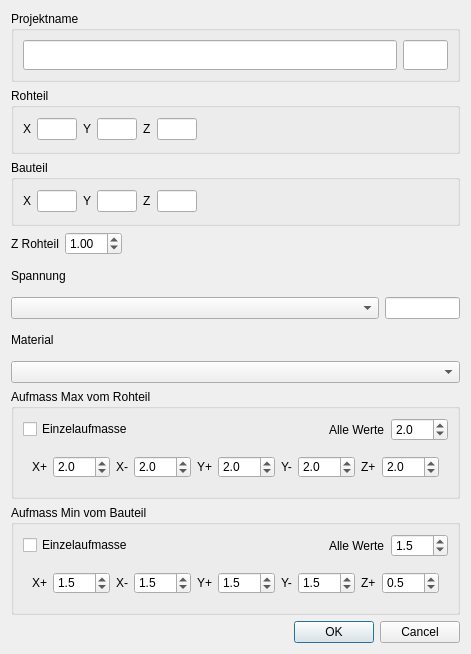
<?xml version="1.0" encoding="UTF-8"?>
<ui version="4.0">
 <class>DialogStart</class>
 <widget class="QDialog" name="DialogStart">
  <property name="geometry">
   <rect>
    <x>0</x>
    <y>0</y>
    <width>453</width>
    <height>654</height>
   </rect>
  </property>
  <property name="windowTitle">
   <string>Start</string>
  </property>
  <layout class="QVBoxLayout" name="verticalLayout_5">
   <item>
    <widget class="QGroupBox" name="groupBox">
     <property name="title">
      <string>Projektname</string>
     </property>
     <layout class="QHBoxLayout" name="horizontalLayout_2">
      <item>
       <widget class="QLineEdit" name="lineEdit_ProjectName">
        <property name="minimumSize">
         <size>
          <width>0</width>
          <height>30</height>
         </size>
        </property>
        <property name="maximumSize">
         <size>
          <width>16777215</width>
          <height>30</height>
         </size>
        </property>
       </widget>
      </item>
      <item>
       <widget class="QLineEdit" name="lineEdit_ProjectStatus">
        <property name="minimumSize">
         <size>
          <width>0</width>
          <height>30</height>
         </size>
        </property>
        <property name="maximumSize">
         <size>
          <width>45</width>
          <height>30</height>
         </size>
        </property>
       </widget>
      </item>
     </layout>
    </widget>
   </item>
   <item>
    <widget class="QGroupBox" name="groupBox_Rohteil">
     <property name="title">
      <string>Rohteil</string>
     </property>
     <layout class="QVBoxLayout" name="verticalLayout">
      <item>
       <layout class="QHBoxLayout" name="horizontalLayout_3">
        <item>
         <widget class="QLabel" name="label_X">
          <property name="text">
           <string>X</string>
          </property>
         </widget>
        </item>
        <item>
         <widget class="QLineEdit" name="lineEdit_RTx">
          <property name="maximumSize">
           <size>
            <width>40</width>
            <height>16777215</height>
           </size>
          </property>
          <property name="text">
           <string/>
          </property>
         </widget>
        </item>
        <item>
         <widget class="QLabel" name="label_Y">
          <property name="text">
           <string>Y</string>
          </property>
         </widget>
        </item>
        <item>
         <widget class="QLineEdit" name="lineEdit_RTy">
          <property name="maximumSize">
           <size>
            <width>40</width>
            <height>16777215</height>
           </size>
          </property>
          <property name="text">
           <string/>
          </property>
         </widget>
        </item>
        <item>
         <widget class="QLabel" name="label_Z">
          <property name="text">
           <string>Z</string>
          </property>
         </widget>
        </item>
        <item>
         <widget class="QLineEdit" name="lineEdit_RTz">
          <property name="maximumSize">
           <size>
            <width>40</width>
            <height>16777215</height>
           </size>
          </property>
          <property name="text">
           <string/>
          </property>
         </widget>
        </item>
        <item>
         <spacer name="horizontalSpacer">
          <property name="orientation">
           <enum>Qt::Horizontal</enum>
          </property>
          <property name="sizeHint" stdset="0">
           <size>
            <width>40</width>
            <height>20</height>
           </size>
          </property>
         </spacer>
        </item>
       </layout>
      </item>
     </layout>
    </widget>
   </item>
   <item>
    <widget class="QGroupBox" name="groupBox_Bauteil">
     <property name="title">
      <string>Bauteil</string>
     </property>
     <layout class="QVBoxLayout" name="verticalLayout_2">
      <item>
       <layout class="QHBoxLayout" name="horizontalLayout_6">
        <item>
         <widget class="QLabel" name="label_X_2">
          <property name="text">
           <string>X</string>
          </property>
         </widget>
        </item>
        <item>
         <widget class="QLineEdit" name="lineEdit_BTx">
          <property name="maximumSize">
           <size>
            <width>40</width>
            <height>16777215</height>
           </size>
          </property>
          <property name="text">
           <string/>
          </property>
         </widget>
        </item>
        <item>
         <widget class="QLabel" name="label_Y_2">
          <property name="text">
           <string>Y</string>
          </property>
         </widget>
        </item>
        <item>
         <widget class="QLineEdit" name="lineEdit_BTy">
          <property name="maximumSize">
           <size>
            <width>40</width>
            <height>16777215</height>
           </size>
          </property>
          <property name="text">
           <string/>
          </property>
         </widget>
        </item>
        <item>
         <widget class="QLabel" name="label_Z_2">
          <property name="text">
           <string>Z</string>
          </property>
         </widget>
        </item>
        <item>
         <widget class="QLineEdit" name="lineEdit_BTz">
          <property name="maximumSize">
           <size>
            <width>40</width>
            <height>16777215</height>
           </size>
          </property>
          <property name="text">
           <string/>
          </property>
         </widget>
        </item>
        <item>
         <spacer name="horizontalSpacer_3">
          <property name="orientation">
           <enum>Qt::Horizontal</enum>
          </property>
          <property name="sizeHint" stdset="0">
           <size>
            <width>40</width>
            <height>20</height>
           </size>
          </property>
         </spacer>
        </item>
       </layout>
      </item>
     </layout>
    </widget>
   </item>
   <item>
    <layout class="QHBoxLayout" name="horizontalLayout_4">
     <item>
      <widget class="QLabel" name="label_ZRohTeil">
       <property name="text">
        <string>Z Rohteil</string>
       </property>
      </widget>
     </item>
     <item>
      <widget class="QDoubleSpinBox" name="doubleSpinBox_ZRohTeil">
       <property name="sizePolicy">
        <sizepolicy hsizetype="Fixed" vsizetype="Fixed">
         <horstretch>0</horstretch>
         <verstretch>0</verstretch>
        </sizepolicy>
       </property>
       <property name="singleStep">
        <double>0.500000000000000</double>
       </property>
       <property name="value">
        <double>1.000000000000000</double>
       </property>
      </widget>
     </item>
     <item>
      <spacer name="horizontalSpacer_2">
       <property name="orientation">
        <enum>Qt::Horizontal</enum>
       </property>
       <property name="sizeHint" stdset="0">
        <size>
         <width>40</width>
         <height>20</height>
        </size>
       </property>
      </spacer>
     </item>
    </layout>
   </item>
   <item>
    <widget class="QLabel" name="label_Spannung">
     <property name="maximumSize">
      <size>
       <width>16777215</width>
       <height>30</height>
      </size>
     </property>
     <property name="text">
      <string>Spannung</string>
     </property>
    </widget>
   </item>
   <item>
    <layout class="QHBoxLayout" name="horizontalLayout_5">
     <item>
      <widget class="QComboBox" name="comboBox_Clamping"/>
     </item>
     <item>
      <widget class="QLineEdit" name="lineEdit_NP">
       <property name="maximumSize">
        <size>
         <width>75</width>
         <height>16777215</height>
        </size>
       </property>
      </widget>
     </item>
    </layout>
   </item>
   <item>
    <widget class="QLabel" name="label_Material">
     <property name="maximumSize">
      <size>
       <width>16777215</width>
       <height>30</height>
      </size>
     </property>
     <property name="text">
      <string>Material</string>
     </property>
    </widget>
   </item>
   <item>
    <widget class="QComboBox" name="comboBox_Material"/>
   </item>
   <item>
    <widget class="QGroupBox" name="groupBox_AufmassMaxRT">
     <property name="title">
      <string>Aufmass Max vom Rohteil</string>
     </property>
     <property name="flat">
      <bool>true</bool>
     </property>
     <layout class="QVBoxLayout" name="verticalLayout_3">
      <item>
       <layout class="QHBoxLayout" name="horizontalLayout">
        <item>
         <widget class="QCheckBox" name="checkBox_RT_EinzelAufmass">
          <property name="text">
           <string>Einzelaufmasse</string>
          </property>
         </widget>
        </item>
        <item>
         <spacer name="horizontalSpacer_4">
          <property name="orientation">
           <enum>Qt::Horizontal</enum>
          </property>
          <property name="sizeHint" stdset="0">
           <size>
            <width>40</width>
            <height>20</height>
           </size>
          </property>
         </spacer>
        </item>
        <item>
         <widget class="QLabel" name="label_RT_All">
          <property name="text">
           <string>Alle Werte</string>
          </property>
         </widget>
        </item>
        <item>
         <widget class="QDoubleSpinBox" name="doubleSpinBox_RT_All">
          <property name="decimals">
           <number>1</number>
          </property>
          <property name="singleStep">
           <double>0.500000000000000</double>
          </property>
          <property name="value">
           <double>2.000000000000000</double>
          </property>
         </widget>
        </item>
       </layout>
      </item>
      <item>
       <widget class="QWidget" name="widget_RT_AufmassEinzel" native="true">
        <property name="maximumSize">
         <size>
          <width>16777215</width>
          <height>40</height>
         </size>
        </property>
        <layout class="QHBoxLayout" name="horizontalLayout_7">
         <item>
          <widget class="QLabel" name="label_RT_Xplus">
           <property name="text">
            <string>X+</string>
           </property>
          </widget>
         </item>
         <item>
          <widget class="QDoubleSpinBox" name="doubleSpinBox_Xplus_Max">
           <property name="decimals">
            <number>1</number>
           </property>
           <property name="singleStep">
            <double>0.500000000000000</double>
           </property>
           <property name="value">
            <double>2.000000000000000</double>
           </property>
          </widget>
         </item>
         <item>
          <widget class="QLabel" name="label_RT_Xminus">
           <property name="text">
            <string>X-</string>
           </property>
          </widget>
         </item>
         <item>
          <widget class="QDoubleSpinBox" name="doubleSpinBox_Xminus_Max">
           <property name="decimals">
            <number>1</number>
           </property>
           <property name="singleStep">
            <double>0.500000000000000</double>
           </property>
           <property name="value">
            <double>2.000000000000000</double>
           </property>
          </widget>
         </item>
         <item>
          <widget class="QLabel" name="label_RT_Yplus">
           <property name="text">
            <string>Y+</string>
           </property>
          </widget>
         </item>
         <item>
          <widget class="QDoubleSpinBox" name="doubleSpinBox_Yplus_Max">
           <property name="decimals">
            <number>1</number>
           </property>
           <property name="singleStep">
            <double>0.500000000000000</double>
           </property>
           <property name="value">
            <double>2.000000000000000</double>
           </property>
          </widget>
         </item>
         <item>
          <widget class="QLabel" name="label_RT_Yminus">
           <property name="text">
            <string>Y-</string>
           </property>
          </widget>
         </item>
         <item>
          <widget class="QDoubleSpinBox" name="doubleSpinBox_Yminus_Max">
           <property name="decimals">
            <number>1</number>
           </property>
           <property name="singleStep">
            <double>0.500000000000000</double>
           </property>
           <property name="value">
            <double>2.000000000000000</double>
           </property>
          </widget>
         </item>
         <item>
          <widget class="QLabel" name="label_RT_Zplus">
           <property name="text">
            <string>Z+</string>
           </property>
          </widget>
         </item>
         <item>
          <widget class="QDoubleSpinBox" name="doubleSpinBox_Zplus_Max">
           <property name="decimals">
            <number>1</number>
           </property>
           <property name="singleStep">
            <double>0.500000000000000</double>
           </property>
           <property name="value">
            <double>2.000000000000000</double>
           </property>
          </widget>
         </item>
        </layout>
       </widget>
      </item>
     </layout>
    </widget>
   </item>
   <item>
    <widget class="QGroupBox" name="groupBox_AufmassMinFT">
     <property name="title">
      <string>Aufmass Min vom Bauteil</string>
     </property>
     <layout class="QVBoxLayout" name="verticalLayout_4">
      <item>
       <layout class="QHBoxLayout" name="horizontalLayout_9">
        <item>
         <widget class="QCheckBox" name="checkBox_FT_EinzelAufmass">
          <property name="text">
           <string>Einzelaufmasse</string>
          </property>
         </widget>
        </item>
        <item>
         <spacer name="horizontalSpacer_5">
          <property name="orientation">
           <enum>Qt::Horizontal</enum>
          </property>
          <property name="sizeHint" stdset="0">
           <size>
            <width>40</width>
            <height>20</height>
           </size>
          </property>
         </spacer>
        </item>
        <item>
         <widget class="QLabel" name="label_FT_All">
          <property name="text">
           <string>Alle Werte</string>
          </property>
         </widget>
        </item>
        <item>
         <widget class="QDoubleSpinBox" name="doubleSpinBox_FT_All">
          <property name="decimals">
           <number>1</number>
          </property>
          <property name="singleStep">
           <double>0.500000000000000</double>
          </property>
          <property name="value">
           <double>1.500000000000000</double>
          </property>
         </widget>
        </item>
       </layout>
      </item>
      <item>
       <widget class="QWidget" name="widget_FT_AufmassEinzel" native="true">
        <property name="maximumSize">
         <size>
          <width>16777215</width>
          <height>40</height>
         </size>
        </property>
        <layout class="QHBoxLayout" name="horizontalLayout_10">
         <item>
          <widget class="QLabel" name="label_FT_Xplus">
           <property name="text">
            <string>X+</string>
           </property>
          </widget>
         </item>
         <item>
          <widget class="QDoubleSpinBox" name="doubleSpinBox_Xplus_Min">
           <property name="decimals">
            <number>1</number>
           </property>
           <property name="singleStep">
            <double>0.500000000000000</double>
           </property>
           <property name="value">
            <double>1.500000000000000</double>
           </property>
          </widget>
         </item>
         <item>
          <widget class="QLabel" name="label_FT_Xminus">
           <property name="text">
            <string>X-</string>
           </property>
          </widget>
         </item>
         <item>
          <widget class="QDoubleSpinBox" name="doubleSpinBox_Xminus_Min">
           <property name="decimals">
            <number>1</number>
           </property>
           <property name="singleStep">
            <double>0.500000000000000</double>
           </property>
           <property name="value">
            <double>1.500000000000000</double>
           </property>
          </widget>
         </item>
         <item>
          <widget class="QLabel" name="label_FT_Yplus">
           <property name="text">
            <string>Y+</string>
           </property>
          </widget>
         </item>
         <item>
          <widget class="QDoubleSpinBox" name="doubleSpinBox_Yplus_Min">
           <property name="decimals">
            <number>1</number>
           </property>
           <property name="singleStep">
            <double>0.500000000000000</double>
           </property>
           <property name="value">
            <double>1.500000000000000</double>
           </property>
          </widget>
         </item>
         <item>
          <widget class="QLabel" name="label_FT_Yminus">
           <property name="text">
            <string>Y-</string>
           </property>
          </widget>
         </item>
         <item>
          <widget class="QDoubleSpinBox" name="doubleSpinBox_Yminus_Min">
           <property name="decimals">
            <number>1</number>
           </property>
           <property name="singleStep">
            <double>0.500000000000000</double>
           </property>
           <property name="value">
            <double>1.500000000000000</double>
           </property>
          </widget>
         </item>
         <item>
          <widget class="QLabel" name="label_FT_Zplus">
           <property name="text">
            <string>Z+</string>
           </property>
          </widget>
         </item>
         <item>
          <widget class="QDoubleSpinBox" name="doubleSpinBox_Zplus_Min">
           <property name="decimals">
            <number>1</number>
           </property>
           <property name="singleStep">
            <double>0.500000000000000</double>
           </property>
           <property name="value">
            <double>0.500000000000000</double>
           </property>
          </widget>
         </item>
        </layout>
       </widget>
      </item>
     </layout>
    </widget>
   </item>
   <item>
    <widget class="QDialogButtonBox" name="buttonBox">
     <property name="orientation">
      <enum>Qt::Horizontal</enum>
     </property>
     <property name="standardButtons">
      <set>QDialogButtonBox::Cancel|QDialogButtonBox::Ok</set>
     </property>
    </widget>
   </item>
  </layout>
 </widget>
 <tabstops>
  <tabstop>lineEdit_ProjectName</tabstop>
  <tabstop>lineEdit_ProjectStatus</tabstop>
  <tabstop>lineEdit_RTx</tabstop>
  <tabstop>lineEdit_RTy</tabstop>
  <tabstop>lineEdit_RTz</tabstop>
  <tabstop>lineEdit_BTx</tabstop>
  <tabstop>lineEdit_BTy</tabstop>
  <tabstop>lineEdit_BTz</tabstop>
  <tabstop>doubleSpinBox_ZRohTeil</tabstop>
  <tabstop>comboBox_Clamping</tabstop>
  <tabstop>lineEdit_NP</tabstop>
  <tabstop>comboBox_Material</tabstop>
  <tabstop>checkBox_RT_EinzelAufmass</tabstop>
  <tabstop>doubleSpinBox_RT_All</tabstop>
  <tabstop>doubleSpinBox_Xplus_Max</tabstop>
  <tabstop>doubleSpinBox_Xminus_Max</tabstop>
  <tabstop>doubleSpinBox_Yplus_Max</tabstop>
  <tabstop>doubleSpinBox_Yminus_Max</tabstop>
  <tabstop>doubleSpinBox_Zplus_Max</tabstop>
  <tabstop>checkBox_FT_EinzelAufmass</tabstop>
  <tabstop>doubleSpinBox_FT_All</tabstop>
  <tabstop>doubleSpinBox_Xplus_Min</tabstop>
  <tabstop>doubleSpinBox_Xminus_Min</tabstop>
  <tabstop>doubleSpinBox_Yplus_Min</tabstop>
  <tabstop>doubleSpinBox_Yminus_Min</tabstop>
  <tabstop>doubleSpinBox_Zplus_Min</tabstop>
 </tabstops>
 <resources/>
 <connections>
  <connection>
   <sender>buttonBox</sender>
   <signal>accepted()</signal>
   <receiver>DialogStart</receiver>
   <slot>accept()</slot>
   <hints>
    <hint type="sourcelabel">
     <x>257</x>
     <y>580</y>
    </hint>
    <hint type="destinationlabel">
     <x>157</x>
     <y>274</y>
    </hint>
   </hints>
  </connection>
  <connection>
   <sender>buttonBox</sender>
   <signal>rejected()</signal>
   <receiver>DialogStart</receiver>
   <slot>reject()</slot>
   <hints>
    <hint type="sourcelabel">
     <x>325</x>
     <y>580</y>
    </hint>
    <hint type="destinationlabel">
     <x>286</x>
     <y>274</y>
    </hint>
   </hints>
  </connection>
  <connection>
   <sender>doubleSpinBox_RT_All</sender>
   <signal>valueChanged(double)</signal>
   <receiver>doubleSpinBox_Xplus_Max</receiver>
   <slot>setValue(double)</slot>
   <hints>
    <hint type="sourcelabel">
     <x>414</x>
     <y>395</y>
    </hint>
    <hint type="destinationlabel">
     <x>96</x>
     <y>428</y>
    </hint>
   </hints>
  </connection>
  <connection>
   <sender>doubleSpinBox_RT_All</sender>
   <signal>valueChanged(double)</signal>
   <receiver>doubleSpinBox_Xminus_Max</receiver>
   <slot>setValue(double)</slot>
   <hints>
    <hint type="sourcelabel">
     <x>414</x>
     <y>395</y>
    </hint>
    <hint type="destinationlabel">
     <x>174</x>
     <y>428</y>
    </hint>
   </hints>
  </connection>
  <connection>
   <sender>doubleSpinBox_RT_All</sender>
   <signal>valueChanged(double)</signal>
   <receiver>doubleSpinBox_Yplus_Max</receiver>
   <slot>setValue(double)</slot>
   <hints>
    <hint type="sourcelabel">
     <x>414</x>
     <y>395</y>
    </hint>
    <hint type="destinationlabel">
     <x>255</x>
     <y>428</y>
    </hint>
   </hints>
  </connection>
  <connection>
   <sender>doubleSpinBox_RT_All</sender>
   <signal>valueChanged(double)</signal>
   <receiver>doubleSpinBox_Yminus_Max</receiver>
   <slot>setValue(double)</slot>
   <hints>
    <hint type="sourcelabel">
     <x>414</x>
     <y>395</y>
    </hint>
    <hint type="destinationlabel">
     <x>333</x>
     <y>428</y>
    </hint>
   </hints>
  </connection>
  <connection>
   <sender>doubleSpinBox_RT_All</sender>
   <signal>valueChanged(double)</signal>
   <receiver>doubleSpinBox_Zplus_Max</receiver>
   <slot>setValue(double)</slot>
   <hints>
    <hint type="sourcelabel">
     <x>414</x>
     <y>395</y>
    </hint>
    <hint type="destinationlabel">
     <x>414</x>
     <y>428</y>
    </hint>
   </hints>
  </connection>
  <connection>
   <sender>doubleSpinBox_FT_All</sender>
   <signal>valueChanged(double)</signal>
   <receiver>doubleSpinBox_Xplus_Min</receiver>
   <slot>setValue(double)</slot>
   <hints>
    <hint type="sourcelabel">
     <x>399</x>
     <y>533</y>
    </hint>
    <hint type="destinationlabel">
     <x>76</x>
     <y>499</y>
    </hint>
   </hints>
  </connection>
  <connection>
   <sender>doubleSpinBox_FT_All</sender>
   <signal>valueChanged(double)</signal>
   <receiver>doubleSpinBox_Xminus_Min</receiver>
   <slot>setValue(double)</slot>
   <hints>
    <hint type="sourcelabel">
     <x>392</x>
     <y>517</y>
    </hint>
    <hint type="destinationlabel">
     <x>163</x>
     <y>497</y>
    </hint>
   </hints>
  </connection>
  <connection>
   <sender>doubleSpinBox_FT_All</sender>
   <signal>valueChanged(double)</signal>
   <receiver>doubleSpinBox_Yplus_Min</receiver>
   <slot>setValue(double)</slot>
   <hints>
    <hint type="sourcelabel">
     <x>411</x>
     <y>526</y>
    </hint>
    <hint type="destinationlabel">
     <x>244</x>
     <y>496</y>
    </hint>
   </hints>
  </connection>
  <connection>
   <sender>doubleSpinBox_FT_All</sender>
   <signal>valueChanged(double)</signal>
   <receiver>doubleSpinBox_Yminus_Min</receiver>
   <slot>setValue(double)</slot>
   <hints>
    <hint type="sourcelabel">
     <x>414</x>
     <y>537</y>
    </hint>
    <hint type="destinationlabel">
     <x>325</x>
     <y>492</y>
    </hint>
   </hints>
  </connection>
 </connections>
</ui>
